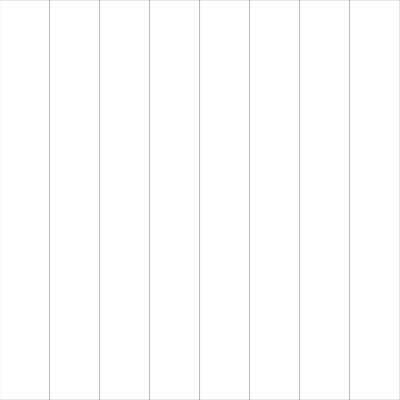
Frame 1 (no input)
Frame 60 (no input): identical to frame 1, image omitted
Frame 120 (the mouse pressed at the canvas centre since frame 60): identical to frame 1, image omitted

The p5.js sketch that drew this single still picture (run headless with seeded random() and noise() and a simulated clock; from frame 60 on, the mouse is pressed at the canvas centre):

// p5.js sketch
// ── sketch.js
let GRID_SIZE = 20

function setup() {
    createCanvas(400, 400)
    strokeWeight(0.2)
}

function draw() {
    drawGrid()
}

function drawGrid() {
    for ( let x = 0 ; x < width ; x += 50) {
        fill(255, 255, clickGrid(x))
        rect(x, 0, 50, height)
    }
}

function clickGrid(x) {
    if ((mouseX > x && mouseX < x + 50) && mouseIsPressed) {
        return 0
    } else {
        return 255
    }
    
}
